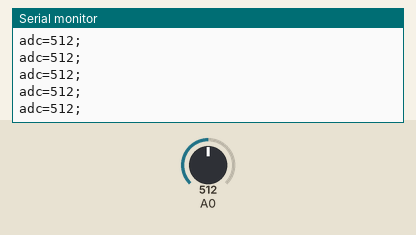
Simulated run of this sketch. Board: Arduino Uno, built with avr-gcc and run on an emulated ATmega328P. On the bench: the last lines printed to the serial monitor. Inputs (shaded band) come from the test bench; at power-on: A0 = 512.

Above: at 1.2 s.
1.3 s: A0 set to 982
At 2.0 s:
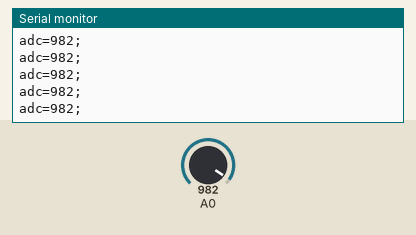
4.3 s: A0 set to 1008
At 4.9 s:
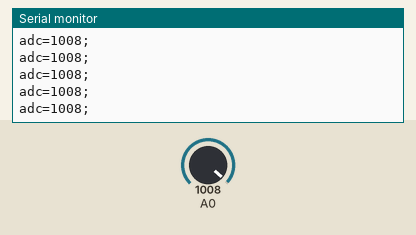
Timing chart, 0 to 7.3 s (numbered marks = the images above; inputs shaded):
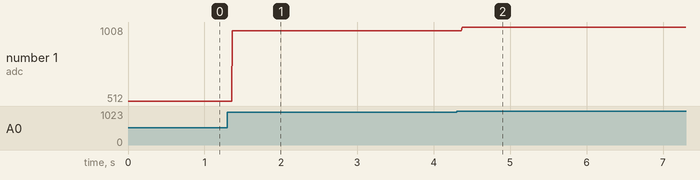

The sketch:

pong.ino
```cpp
void setup()
{
  pinMode(A0, INPUT);
  Serial.begin(9600);
}

void loop()
{
  Serial.print("adc=");
  Serial.print( analogRead(A0) ); // 0..1023
  Serial.print(";\n");
}
```

Measured:
- after the input at 1.3 s, the serial monitor: prints a new line after 0.07 s (image 1)
- after the input at 4.3 s, the serial monitor: prints a new line after 0.07 s (image 2)
- plotted number 1: 512 → 982 after the input at 1.3 s, 982 → 1008 after the input at 4.3 s
